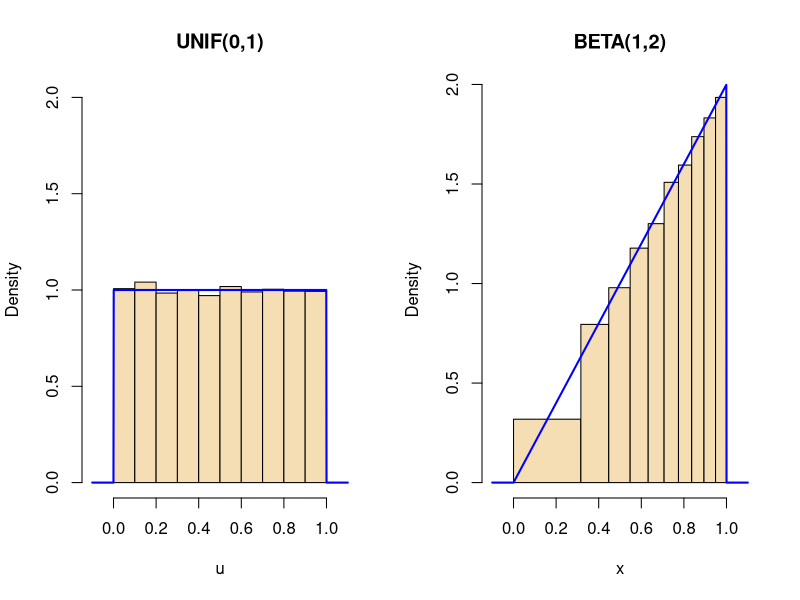
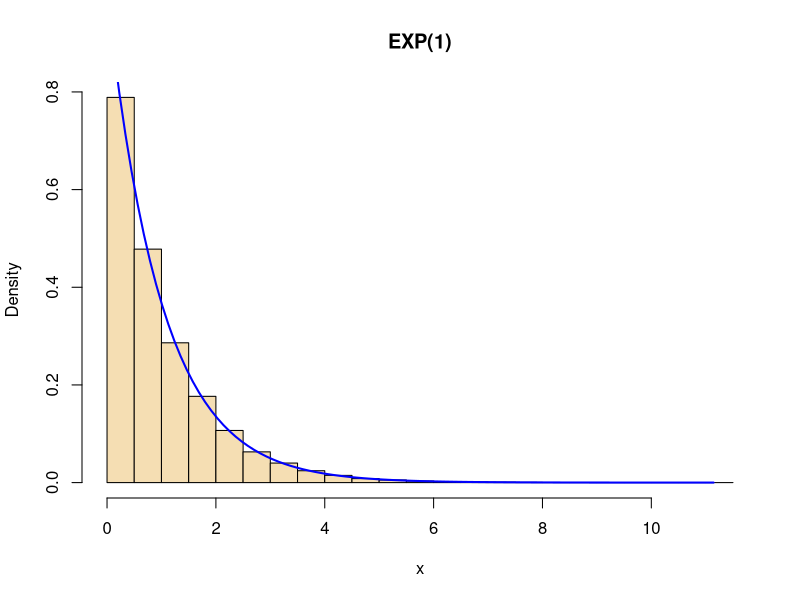
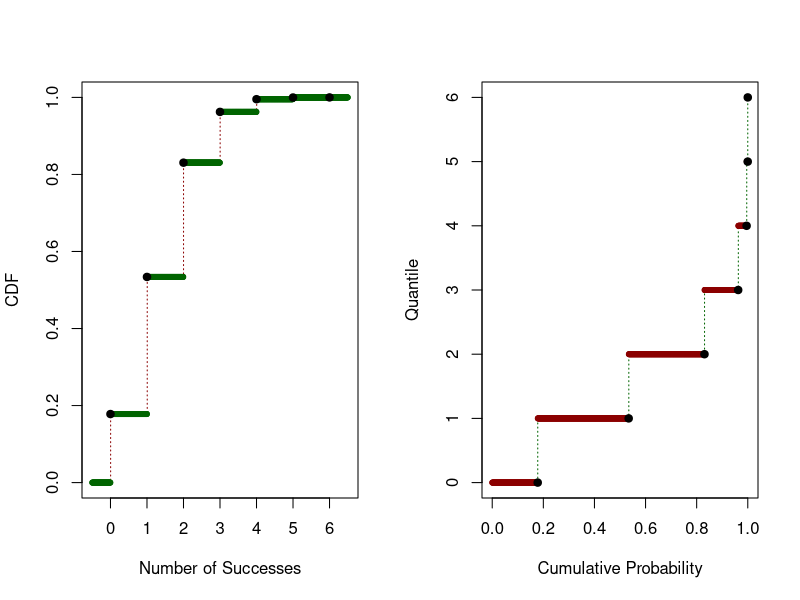
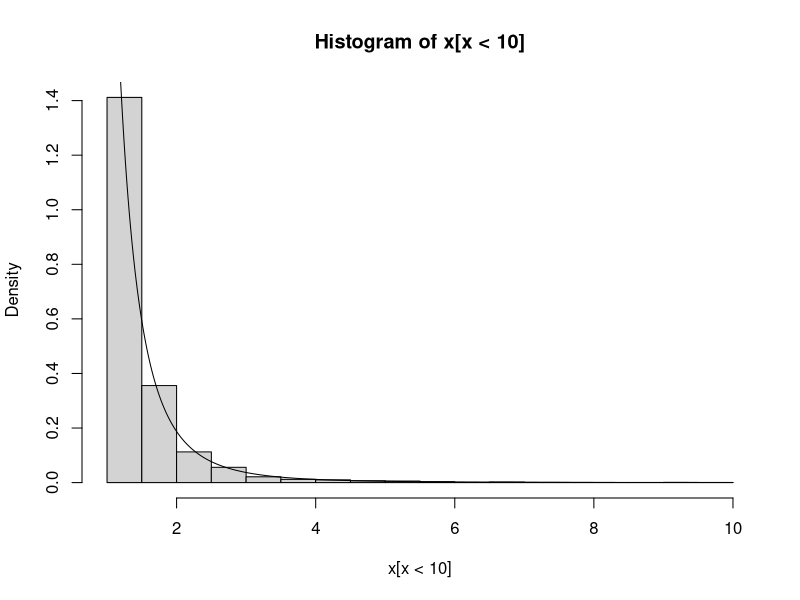
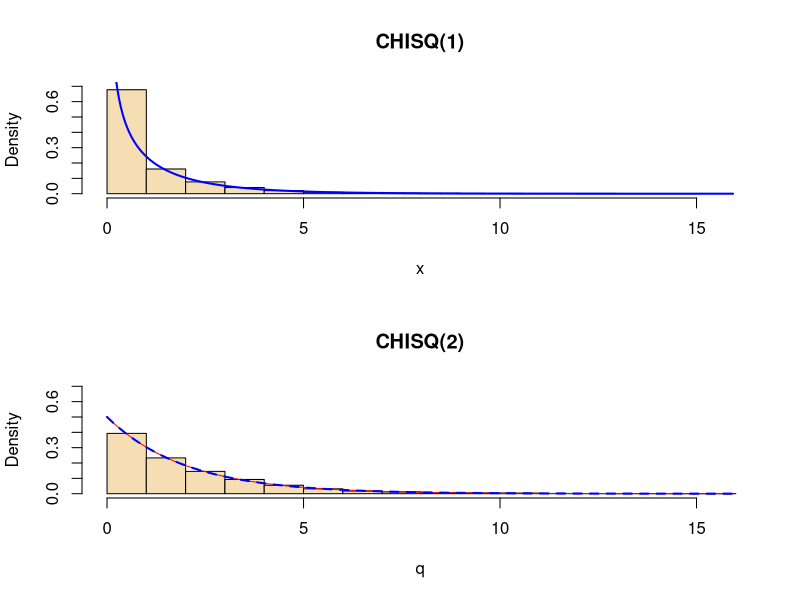
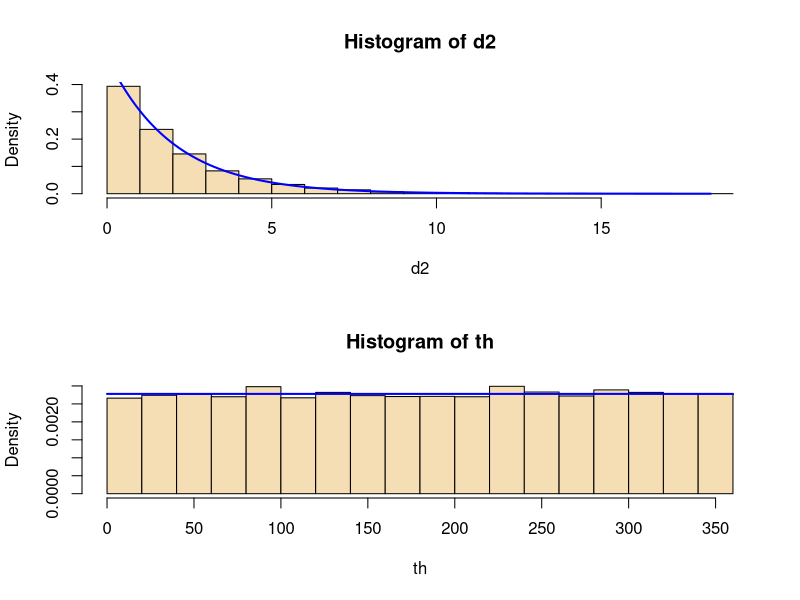

Generate these figures, in order, with R:
## ---- chunk 1
set.seed(1212)
m <- 10000
u <- runif(m)
x <- sqrt(u)

par(mfrow=c(1,2))
hh = seq(-.1, 1.1, length=1000); cutp = seq(0, 1, by = .1)
hist(u, breaks=cutp, prob=T, col="wheat", ylim=c(0,2),
xlim=c(-.1, 1.1), main="UNIF(0,1)")
lines(hh, dunif(hh), col="blue", lwd=2)
hist(x, breaks=sqrt(cutp), prob=T, col="wheat",
xlim=c(-.1, 1.1), main="BETA(1,2)")
lines(hh, dbeta(hh, 2, 1), col="blue", lwd=2)
par(mfrow=c(1,1))

## ---- chunk 2
set.seed(1234)
m <- 100000
u <- runif(m)
x <- -log(u)

hist(x, prob=T, col="wheat", main="EXP(1)")
xx = seq(0, max(x), length=100)
lines(xx, dexp(xx, 1), col="blue", lwd=2)
mean(x)
sd(x)
## ---- chunk 3
par(mfrow=c(1,2))

xx <- seq(-.5, 6.5, length=1000)
plot(xx, pbinom(xx, 6, 1/4), type="s", lty="dotted",col="darkred", xlab="Number of Successes",ylab="CDF")
points(xx, pbinom(xx, 6, 1/4), pch=20,col="darkgreen")
points(0:6, pbinom(0:6, 6, 1/4), pch=19)
qq <- seq(0, 1, length=1000)
plot(qq, qbinom(qq, 6, 1/4), type="s", lty="dotted",col="darkgreen", xlab="Cumulative Probability", ylab="Quantile")
points(qq, qbinom(qq, 6, 1/4), pch=20,col="darkred")
q <- pbinom(0:6, 6, 1/4)
points(q, qbinom(q, 6, 1/4), pch=19)
par(mfrow=c(1,1))
## ---- chunk 4
set.seed(123)
m <- 5000
kap <- 3

xx <- seq(1, 10, length=1000)
pdf <- kap/xx^(kap+1)
x <- (1 - runif(m))^(-1/kap)

cutp=seq(0, max(x)+.5, by=.5)
hist(x[x<10], prob=T); lines(xx, pdf)

mean(x); var(x)

## ---- chunk 5
set.seed(12)
m <- 10000
z1 <- rnorm(m)
z2 <- rnorm(m)
x <- z1^2
q <- z1^2 + z2^2

par(mfrow=c(2,1))
mx=max(x, q); xx = seq(0, mx, length=1000)
hist(x, prob=T, ylim=c(0,.7), xlim=c(0, mx),
col="wheat", main="CHISQ(1)")
lines(xx, dchisq(xx, 1), col="blue", lwd=2)
hist(q, prob=T, ylim=c(0,.7), xlim=c(0, mx),
col="wheat", main="CHISQ(2)")
lines(xx, dexp(xx, 1/2), col="red")
lines(xx, dchisq(xx, 2), col="blue", lwd=2,
lty="dashed")
par(mfrow=c(1,1))

mean(x)
var(x)

mean(q)
var(q)
## ---- chunk 6
set.seed(1212)
m <- 10000
z1 <- rnorm(m)
z2 = rnorm(m)

par(mfrow=c(2,1))
# squared distance from origin
d2 <- z1^2 + z2^2
hist(d2, prob=T, col="wheat")
dd <- seq(0, max(d2), length=1000)
lines(dd, dchisq(dd, 2), col="blue", lwd=2)
# angle in degrees (counterclockwise from right)
th <- ((180/pi)*atan(z1/z2) + 180*(z1<0)) %% 360
hist(th, prob=T, col="wheat")
tt <- seq(0, 360, length = 1000)
lines(tt, dunif(tt, 0, 360), col="blue", lwd=2)
par(mfrow=c(1,1))
